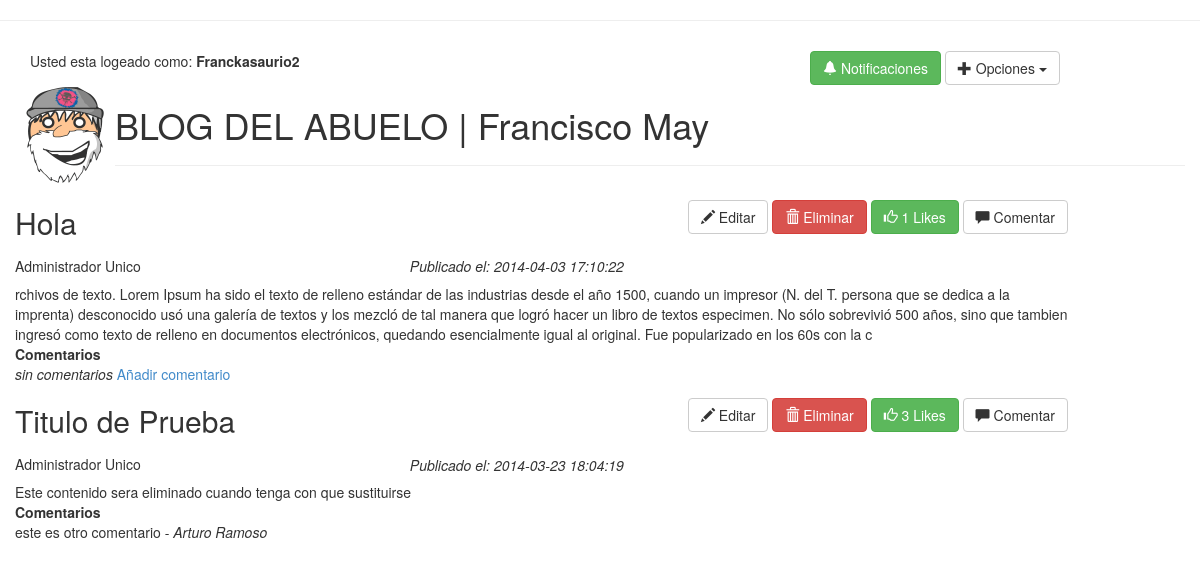
/index.php (signed in), run on the app's committed database.
### tables this page shows
CREATE TABLE `temas` (
  `id` int(11) NOT NULL AUTO_INCREMENT,
  `id_usuario` varchar(45) DEFAULT NULL,
  `titulo` varchar(45) DEFAULT NULL,
  `fecha_pub` timestamp NOT NULL DEFAULT CURRENT_TIMESTAMP ON UPDATE CURRENT_TIMESTAMP,
  `contenido` text,
  PRIMARY KEY (`id`)
);

CREATE TABLE `usuarios` (
  `id` int(11) NOT NULL AUTO_INCREMENT,
  `nombre` varchar(45) DEFAULT NULL,
  `usuario` varchar(45) DEFAULT NULL,
  `password` varchar(45) DEFAULT NULL,
  `tipo` varchar(1) DEFAULT NULL,
  PRIMARY KEY (`id`),
  UNIQUE KEY `usuario_UNIQUE` (`usuario`)
);

CREATE TABLE `comentarios` (
  `id` int(11) NOT NULL AUTO_INCREMENT,
  `id_usuario` int(11) DEFAULT '0',
  `id_tema` int(11) DEFAULT NULL,
  `comentario` varchar(350) DEFAULT NULL,
  PRIMARY KEY (`id`)
);

### index.php (the view, shortened to what this page needs)
<!DOCTYPE HTML>
<html>
	<head>
	    <link href="css/bootstrap.min.css" rel="stylesheet">
	</head>
	<body><hr>
		<div class="container">
			<div class="row">
		<p class="bg-success">
			<?php
				if (isset($_SESSION['nombre'])) {
					echo "<div class='col-md-8'>Usted esta logeado como:<b> ".$_SESSION['usuario']. "</b></div>
					<div class='col-md-4'>
					  <button type='button' class='btn btn-success'><span class='glyphicon glyphicon-bell'></span> Notificaciones</button>
					  <div class='btn-group'>
						  <button class='btn btn-default dropdown-toggle' type='button' data-toggle='dropdown'>
						    <span class='glyphicon glyphicon-plus'></span> Opciones <span class='caret'></span>
						  </button>
						  <ul class='dropdown-menu'>
				    		<li><a href='cerrarsesion.php'><span class='glyphicon glyphicon-off'></span> Cerrar sesion</a></li>
					 ";
					if ($_SESSION['tipo']==2 or $_SESSION['tipo']==1)
							echo "<li><a href='ntemas.php'><span class='glyphicon glyphicon-plus-sign'></span> Añadir nuevo tema</a>
							</li></ul>";
					else echo "</ul></div>";
				}
				else {
					echo "<div class='container'>Bienvenido
					<a href='login.php'>Inicia sesion</a> o <a href='registro.php'>registrate</a>";
				}
				?>
			</p>
			</div>
		</div><hr>
				<div class="row">
					 <div class="col-md-1">
						<img src="images/logo.gif" width='100px' class="img-circle">
					 </div>
					<div class="col-md-11">
				<h1>BLOG DEL ABUELO |
				<?php
					if (isset($_SESSION['nombre']))
						echo $_SESSION['nombre'];
					echo "</h1><hr></div></div>";
				$conexion=@mysql_connect(SQL_HOST, SQL_USER, SQL_PWD);
				$sql="select temas.*,  usuarios.nombre from temas, usuarios where temas.id_usuario = usuarios.id order by fecha_pub desc; ";
				$temas=mysql_query($sql, $conexion);
				echo "<table width=90%>";
				while ($tema = @mysql_fetch_array($temas))
				{
					$sql = "select comentarios.*, usuarios.nombre from comentarios, usuarios, temas " .
						"where comentarios.id_usuario = usuarios.id and comentarios.id_tema = temas.id " .
						"and comentarios.id_tema = " . $tema['id'];
					$comentarios=mysql_query($sql, $conexion);
					echo "<tr>";
						echo "<td><b><h2>".$tema['titulo']."</h2></td>";
						echo "<td align='right' width=50%>";
								if (isset($_SESSION['tipo'])) {
									if ($_SESSION['tipo']==2 or $_SESSION['tipo']==1) {
										echo "<a class='btn btn-default' href='ntemas.php?id=".$tema['id']."'><span class='glyphicon glyphicon-pencil'></span> Editar</a> ";
										echo "<a class='btn btn-danger' href='ntemas.php?ideliminar=".$tema['id']."'><span class='glyphicon glyphicon-trash'></span> Eliminar</a> ";
									}
										$sqllikes="SELECT id, count(*) from megusta where id_tema=".$tema['id'].";";
										$likes=mysql_query($sqllikes, $conexion);
										$like= mysql_fetch_array($likes);
										$num=$like['count(*)'];
										echo "<a class= 'btn btn-success' href='like.php?like=".$tema['id']."'><span class='glyphicon glyphicon-thumbs-up'></span> ".$num." Likes</a> ";
										echo "<a class='btn btn-default' href='ncomentario.php?ncomentario=".$tema['id']."&prev=".$tema['id']."'><span class='glyphicon glyphicon-comment'></span> Comentar</a> ";
								}
					echo "</td>";
					echo "</tr>";
					echo "<tr><td><h5>".$tema['nombre']."</h5></td><td><i> Publicado el: ".$tema['fecha_pub']."</i></td></tr>";
					echo "<tr><td colspan='2'>".$tema['contenido']."</td></tr>";
					echo "<tr><td colspan='2'><b>Comentarios</b></td></tr>";
					$ncomentarios=0;
					while ($comentario = @mysql_fetch_array($comentarios)) {
						echo "<tr>";
							 echo "<td width=80% colspan=2>".$comentario['comentario'];
							 echo " - <i>".$comentario['nombre']."</i>";
						echo "</td>";
						echo "</tr>";
						$ncomentarios = $ncomentarios+1;
					}
					if ($ncomentarios < 1)
						echo "<tr><td colspan='2'><i>sin comentarios </i><a href='ncomentario.php?ncomentario=".$tema['id']."&prev=".$tema['id']."'>Añadir comentario</a></td></tr>";
				}
				echo "</table>";
			?>
	</body>
</html>

### data on the page
temas: titulo "Hola", num "1", id_usuario.nombre "Administrador Unico", fecha_pub "2014-04-03 17:10:22", contenido "rchivos de texto. Lorem Ipsum ha sido el texto de relleno estándar de las industrias desde el año 1500, cuando un impresor (N. del T. persona que se dedica a la imprenta) desconocido usó una galería de textos y los mezcló de tal manera que logró hacer un libro de textos especimen. No sólo sobrevivió 500 años, sino que tambien ingresó como texto de relleno en documentos electrónicos, quedando esencialmente igual al original. Fue popularizado en los 60s con la c"
temas: titulo "Titulo de Prueba", num "3", id_usuario.nombre "Administrador Unico", fecha_pub "2014-03-23 18:04:19", contenido "Este contenido sera eliminado cuando tenga con que sustituirse"
comentarios: comentario "este es otro comentario", id_usuario.nombre "Arturo Ramoso"

### other printed values
$_SESSION['usuario'] "Franckasaurio2"
$_SESSION['nombre'] "Francisco May"
